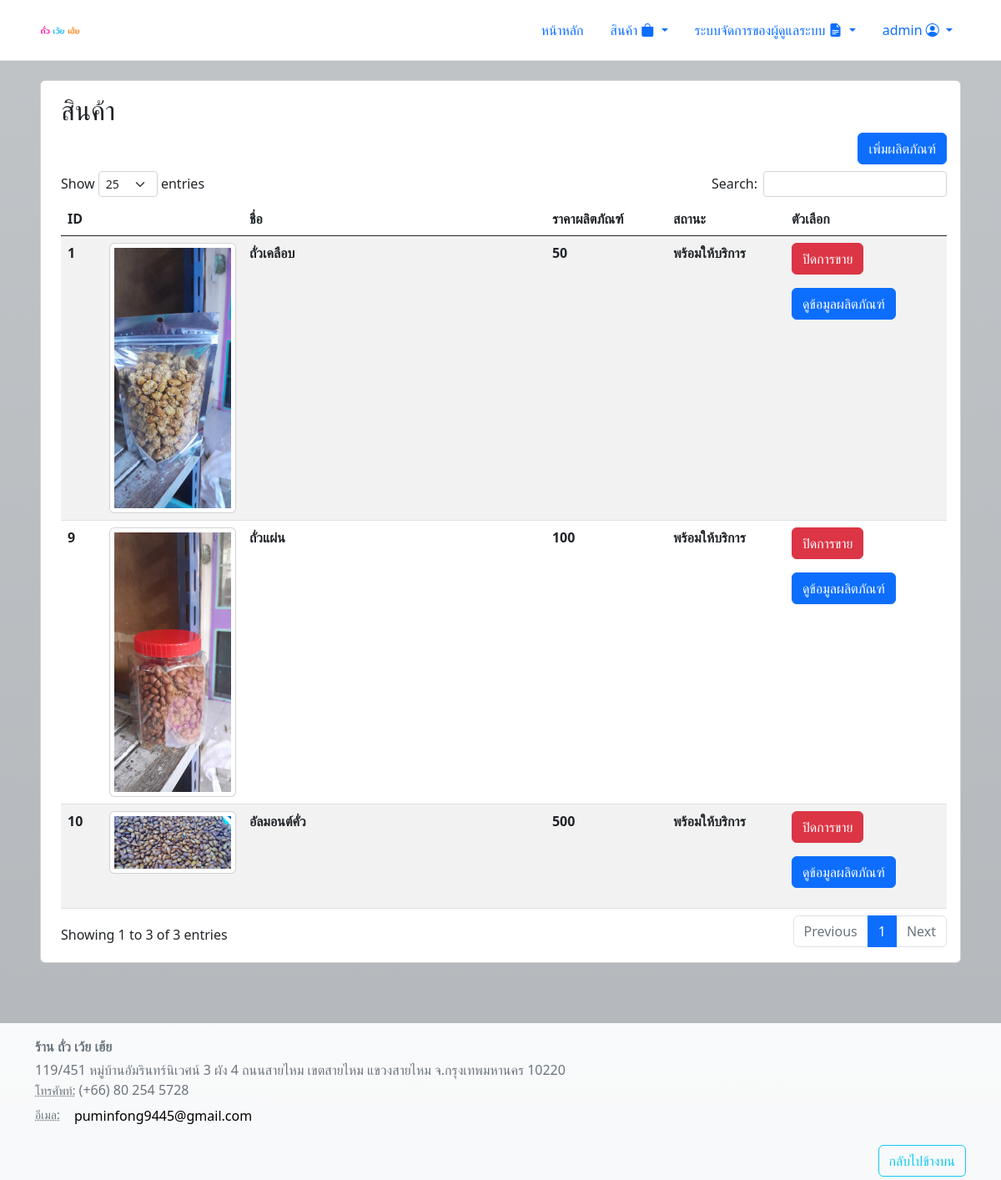
The page /view/admin_page/product_admin.php (signed in) on the database its author committed.
### tables this page shows
CREATE TABLE `products` (
  `product_id` int(11) NOT NULL,
  `product_name` varchar(200) DEFAULT '',
  `product_description` varchar(200) DEFAULT NULL,
  `product_img` varchar(255) DEFAULT NULL,
  `product_price` double DEFAULT NULL,
  `product_status` varchar(200) NOT NULL DEFAULT 'active',
  `product_amount` double NOT NULL DEFAULT 0
);

### html/view/product_page/table/product_list_table.php (the view, shortened to what this page needs)
<div class="table-responsive">
<table id="ProductTable" class="table table-striped" style="width:100%">
        <thead>
			<center>
            <tr>
            <th width='5%'>
              ID
            </th>
			<th width='5%'>
            </th>
			      <th width='40%'>
              ชื่อ
            </th>
            <th width='15%'>
              ราคาผลิตภัณฑ์
            </th>
            <th width='15%'>
              สถานะ
            </th>
            <th width='20%'>
              ตัวเลือก
            </th>
          </tr>
			</center>
        </thead>
        <tbody>
        <?php
        	$select_products = mysqli_query($db, "SELECT * FROM `products`");
      		if(mysqli_num_rows($select_products) > 0){
         		while($fetch_product = mysqli_fetch_assoc($select_products)){
        ?>
            <tr>
                <th>
                    <?=$fetch_product['product_id']?>
                </th>
				<th>
					<div class="card">
						<img style="padding: 5px; max-height: 400px; width: 150px;" src="../../images/products_image/<?php echo $fetch_product['product_img']; ?>" alt="">
					</div>
                </th>
				        <th>
                    <?=$fetch_product['product_name']?>
                </th>
                <th>
                    <?=$fetch_product['product_price']?>
                </th>
                <th>
                    <?php
                    if ($fetch_product['product_status'] === "active") {
                      echo "พร้อมให้บริการ";
                    }
                    else
                    {
                      echo "ไม่พร้อมให้บริการ";
                    }
                    ?>
                </th>
                <th>
                  <div class="mb-3">
                      <form action="" method="post" enctype="multipart/form-data">
                      <?php
                      if ($fetch_product['product_status'] === "active")
                      {?>
                        <input type="submit" class="btn btn-danger" value="ปิดการขาย" name="change_status">
                      <?php }
                      else { ?>
                        <input type="submit" class="btn btn-success" value="เปิดการขาย" name="change_status">
                      <?php }
                      ?>
                      </form>
                  </div>
                  <div class="mb-3">
                  <a class="btn btn-primary" href="../product_page/show_product.php?id=<?=$fetch_product['product_id']?>" role="button">ดูข้อมูลผลิตภัณฑ์</a>
                  </div>
                </th>
            </tr><?php
              }
            }
        ?>
        </tbody>
    </table>
  </div>

### rows shown on the page
products: product_id "1", product_img (picture), product_name "ถั่วเคลือบ", product_price "50", product_status "พร้อมให้บริการ"
products: product_id "9", product_img (picture), product_name "ถั่วแผ่น", product_price "100", product_status "พร้อมให้บริการ"
products: product_id "10", product_img (picture), product_name "อัลมอนต์คั่ว", product_price "500", product_status "พร้อมให้บริการ"

### other values the page prints
$_SESSION['username'] "admin"
